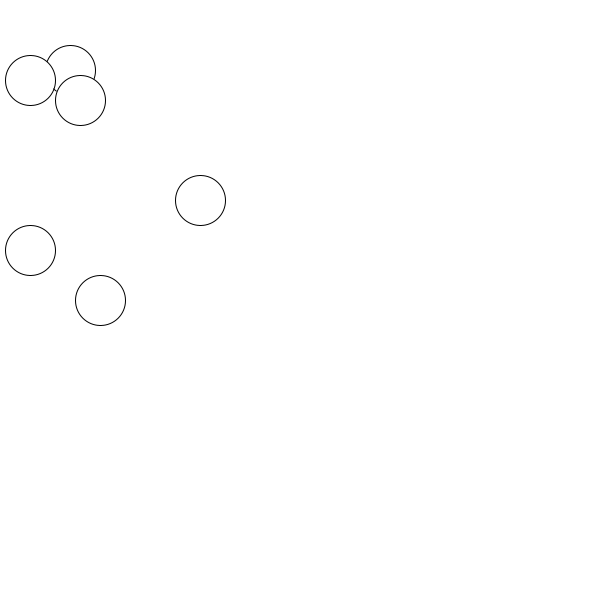
Frame 1 (no input)
Frame 60 (the mouse pressed at the canvas centre just before this capture): identical to frame 1, image omitted
Frame 120 (the mouse held since frame 60 and released just before this capture): identical to frame 1, image omitted

The Processing sketch that drew this single still picture (run headless with seeded random() and noise(); from frame 60 on, the mouse is pressed at the canvas centre):

// Processing sketch: ejercicio_Arreglos
// ── ejercicio_Arreglos.pde
//Estructura de control 
//ciclo for
//variable que sera la que se itere 
//condición que nos dice cuando se va a detener el ciclo 
//una operación matemática que nos asegura que el ciclo se va a terminar
float[] posX = new float[]{100,30,70,80,200,30};
float[] posY = new float[]{300,250,70,100,200,80};
//Definir los tamaños de las elipses usando arreglos 
void setup(){
  size(600,600);
  
}

void draw(){
  background(255);
  for(int i =0; i< 6;i++){
    ellipse(posX[i],posY[i],50,50);
  }
 
}
